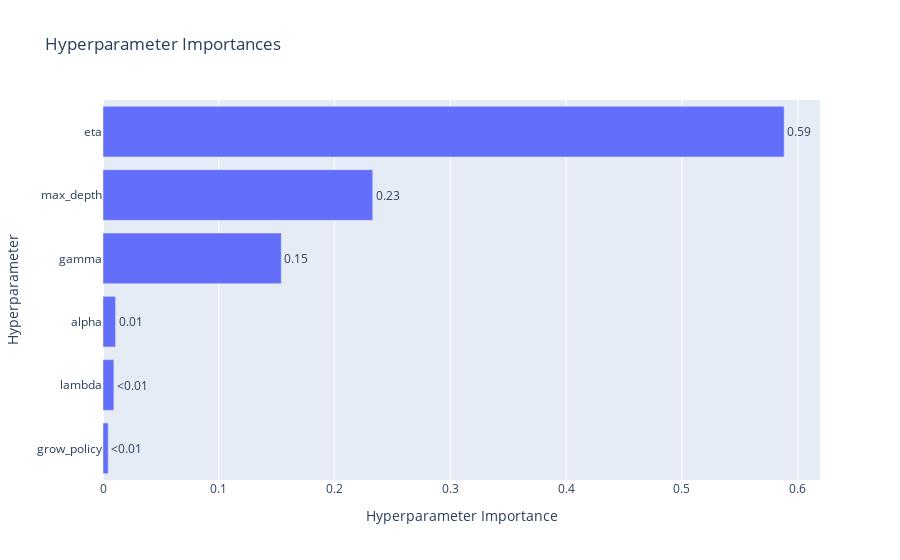

The notebook cell saved with this chart:
### Code cell
vis.plot_param_importances(study)

### Figure 1 — Plotly figure (JSON) as saved in the notebook; plotly's stock layout.template omitted (floating-point values rounded to 4 significant figures)
{"data": [{"cliponaxis": false, "hovertemplate": ["grow_policy (CategoricalDistribution): 0.0045122989111477186<extra></extra>", "lambda (FloatDistribution): 0.009394086177433977<extra></extra>", "alpha (FloatDistribution): 0.010839841488056522<extra></extra>", "gamma (FloatDistribution): 0.1539745602947732<extra></extra>", "max_depth (IntDistribution): 0.23298660249761324<extra></extra>", "eta (FloatDistribution): 0.5882926106309754<extra></extra>"], "name": "Objective Value", "orientation": "h", "text": ["<0.01", "<0.01", "0.01", "0.15", "0.23", "0.59"], "textposition": "outside", "type": "bar", "x": [0.004512, 0.009394, 0.01084, 0.154, 0.233, 0.5883], "y": ["grow_policy", "lambda", "alpha", "gamma", "max_depth", "eta"]}], "layout": {"title": {"text": "Hyperparameter Importances"}, "xaxis": {"title": {"text": "Hyperparameter Importance"}}, "yaxis": {"title": {"text": "Hyperparameter"}}}}
